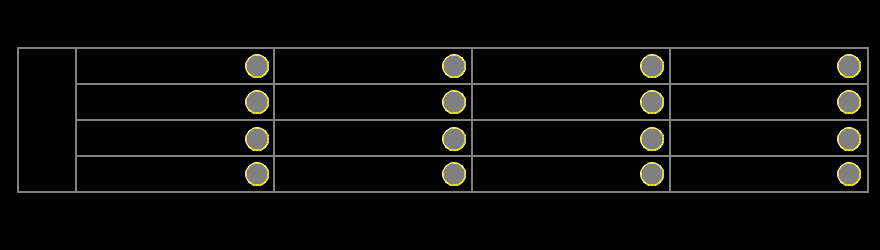
<?xml version="1.0" encoding="UTF-8"?>
<ui version="4.0">
 <class>DoControl</class>
 <widget class="QWidget" name="DoControl">
  <property name="geometry">
   <rect>
    <x>0</x>
    <y>0</y>
    <width>880</width>
    <height>250</height>
   </rect>
  </property>
  <property name="windowTitle">
   <string>Form</string>
  </property>
  <property name="styleSheet">
   <string notr="true">QWidget
{
	background-color: black;
}

QPushButton
{
	font: 18px, &quot;微软雅黑&quot;;
    color: black;
	background-color: rgb(113, 113, 198);
	border:1px solid white;
	border-radius: 5px;
}

QLabel
{
	font: 14px, &quot;微软雅黑&quot;;
	color: black;
	border:2px solid gray;
	background-color: qlineargradient(x1: 0, y1 :0, x2: 1, y2: 1,
				stop:0 white, stop: 0.618 rgb(213, 213, 238), stop: 1 white);
}</string>
  </property>
  <widget class="QLabel" name="lblDo12State">
   <property name="geometry">
    <rect>
     <x>837</x>
     <y>127</y>
     <width>24</width>
     <height>24</height>
    </rect>
   </property>
   <property name="styleSheet">
    <string notr="true">border-radius: 12px;
border: 1px groove yellow;
background-color: gray;</string>
   </property>
   <property name="text">
    <string/>
   </property>
  </widget>
  <widget class="QLabel" name="lblDo3State">
   <property name="geometry">
    <rect>
     <x>640</x>
     <y>54</y>
     <width>24</width>
     <height>24</height>
    </rect>
   </property>
   <property name="styleSheet">
    <string notr="true">border-radius: 12px;
border: 1px groove yellow;
background-color: gray;</string>
   </property>
   <property name="text">
    <string/>
   </property>
  </widget>
  <widget class="QLabel" name="lblDo9Name">
   <property name="geometry">
    <rect>
     <x>75</x>
     <y>119</y>
     <width>200</width>
     <height>38</height>
    </rect>
   </property>
   <property name="text">
    <string>DO9</string>
   </property>
  </widget>
  <widget class="QLabel" name="lblTitle">
   <property name="geometry">
    <rect>
     <x>17</x>
     <y>47</y>
     <width>60</width>
     <height>146</height>
    </rect>
   </property>
   <property name="text">
    <string>DO</string>
   </property>
   <property name="alignment">
    <set>Qt::AlignCenter</set>
   </property>
  </widget>
  <widget class="QLabel" name="lblDo12Name">
   <property name="geometry">
    <rect>
     <x>669</x>
     <y>119</y>
     <width>200</width>
     <height>38</height>
    </rect>
   </property>
   <property name="text">
    <string>DO12</string>
   </property>
  </widget>
  <widget class="QLabel" name="lblDo2State">
   <property name="geometry">
    <rect>
     <x>442</x>
     <y>54</y>
     <width>24</width>
     <height>24</height>
    </rect>
   </property>
   <property name="styleSheet">
    <string notr="true">border-radius: 12px;
border: 1px groove yellow;
background-color: gray;</string>
   </property>
   <property name="text">
    <string/>
   </property>
  </widget>
  <widget class="QLabel" name="lblDo2Name">
   <property name="geometry">
    <rect>
     <x>273</x>
     <y>47</y>
     <width>200</width>
     <height>38</height>
    </rect>
   </property>
   <property name="text">
    <string>DO2</string>
   </property>
  </widget>
  <widget class="QLabel" name="lblDo14Name">
   <property name="geometry">
    <rect>
     <x>273</x>
     <y>155</y>
     <width>200</width>
     <height>38</height>
    </rect>
   </property>
   <property name="text">
    <string>DO14</string>
   </property>
  </widget>
  <widget class="QLabel" name="lblDo13State">
   <property name="geometry">
    <rect>
     <x>245</x>
     <y>162</y>
     <width>24</width>
     <height>24</height>
    </rect>
   </property>
   <property name="styleSheet">
    <string notr="true">border-radius: 12px;
border: 1px groove yellow;
background-color: gray;</string>
   </property>
   <property name="text">
    <string/>
   </property>
  </widget>
  <widget class="QLabel" name="lblDo8Name">
   <property name="geometry">
    <rect>
     <x>669</x>
     <y>83</y>
     <width>200</width>
     <height>38</height>
    </rect>
   </property>
   <property name="text">
    <string>DO8</string>
   </property>
  </widget>
  <widget class="QLabel" name="lblDo4Name">
   <property name="geometry">
    <rect>
     <x>669</x>
     <y>47</y>
     <width>200</width>
     <height>38</height>
    </rect>
   </property>
   <property name="text">
    <string>DO4</string>
   </property>
  </widget>
  <widget class="QLabel" name="lblDo9State">
   <property name="geometry">
    <rect>
     <x>245</x>
     <y>127</y>
     <width>24</width>
     <height>24</height>
    </rect>
   </property>
   <property name="styleSheet">
    <string notr="true">border-radius: 12px;
border: 1px groove yellow;
background-color: gray;</string>
   </property>
   <property name="text">
    <string/>
   </property>
  </widget>
  <widget class="QLabel" name="lblDo4State">
   <property name="geometry">
    <rect>
     <x>837</x>
     <y>54</y>
     <width>24</width>
     <height>24</height>
    </rect>
   </property>
   <property name="styleSheet">
    <string notr="true">border-radius: 12px;
border: 1px groove yellow;
background-color: gray;</string>
   </property>
   <property name="text">
    <string/>
   </property>
  </widget>
  <widget class="QLabel" name="lblDo5State">
   <property name="geometry">
    <rect>
     <x>245</x>
     <y>90</y>
     <width>24</width>
     <height>24</height>
    </rect>
   </property>
   <property name="styleSheet">
    <string notr="true">border-radius: 12px;
border: 1px groove yellow;
background-color: gray;</string>
   </property>
   <property name="text">
    <string/>
   </property>
  </widget>
  <widget class="QLabel" name="lblDo10State">
   <property name="geometry">
    <rect>
     <x>442</x>
     <y>127</y>
     <width>24</width>
     <height>24</height>
    </rect>
   </property>
   <property name="styleSheet">
    <string notr="true">border-radius: 12px;
border: 1px groove yellow;
background-color: gray;</string>
   </property>
   <property name="text">
    <string/>
   </property>
  </widget>
  <widget class="QLabel" name="lblDo6State">
   <property name="geometry">
    <rect>
     <x>442</x>
     <y>90</y>
     <width>24</width>
     <height>24</height>
    </rect>
   </property>
   <property name="styleSheet">
    <string notr="true">border-radius: 12px;
border: 1px groove yellow;
background-color: gray;</string>
   </property>
   <property name="text">
    <string/>
   </property>
  </widget>
  <widget class="QLabel" name="lblDo11Name">
   <property name="geometry">
    <rect>
     <x>471</x>
     <y>119</y>
     <width>200</width>
     <height>38</height>
    </rect>
   </property>
   <property name="text">
    <string>DO11</string>
   </property>
  </widget>
  <widget class="QLabel" name="lblDo16State">
   <property name="geometry">
    <rect>
     <x>837</x>
     <y>162</y>
     <width>24</width>
     <height>24</height>
    </rect>
   </property>
   <property name="styleSheet">
    <string notr="true">border-radius: 12px;
border: 1px groove yellow;
background-color: gray;</string>
   </property>
   <property name="text">
    <string/>
   </property>
  </widget>
  <widget class="QLabel" name="lblDo7Name">
   <property name="geometry">
    <rect>
     <x>471</x>
     <y>83</y>
     <width>200</width>
     <height>38</height>
    </rect>
   </property>
   <property name="text">
    <string>DO7</string>
   </property>
  </widget>
  <widget class="QLabel" name="lblDo11State">
   <property name="geometry">
    <rect>
     <x>640</x>
     <y>127</y>
     <width>24</width>
     <height>24</height>
    </rect>
   </property>
   <property name="styleSheet">
    <string notr="true">border-radius: 12px;
border: 1px groove yellow;
background-color: gray;</string>
   </property>
   <property name="text">
    <string/>
   </property>
  </widget>
  <widget class="QLabel" name="lblDo13Name">
   <property name="geometry">
    <rect>
     <x>75</x>
     <y>155</y>
     <width>200</width>
     <height>38</height>
    </rect>
   </property>
   <property name="text">
    <string>DO13</string>
   </property>
  </widget>
  <widget class="QLabel" name="lblDo10Name">
   <property name="geometry">
    <rect>
     <x>273</x>
     <y>119</y>
     <width>200</width>
     <height>38</height>
    </rect>
   </property>
   <property name="text">
    <string>DO10</string>
   </property>
  </widget>
  <widget class="QLabel" name="lblDo8State">
   <property name="geometry">
    <rect>
     <x>837</x>
     <y>90</y>
     <width>24</width>
     <height>24</height>
    </rect>
   </property>
   <property name="styleSheet">
    <string notr="true">border-radius: 12px;
border: 1px groove yellow;
background-color: gray;</string>
   </property>
   <property name="text">
    <string/>
   </property>
  </widget>
  <widget class="QLabel" name="lblDo15Name">
   <property name="geometry">
    <rect>
     <x>471</x>
     <y>155</y>
     <width>200</width>
     <height>38</height>
    </rect>
   </property>
   <property name="text">
    <string>DO15</string>
   </property>
  </widget>
  <widget class="QLabel" name="lblDo5Name">
   <property name="geometry">
    <rect>
     <x>75</x>
     <y>83</y>
     <width>200</width>
     <height>38</height>
    </rect>
   </property>
   <property name="text">
    <string>DO5</string>
   </property>
  </widget>
  <widget class="QLabel" name="lblDo14State">
   <property name="geometry">
    <rect>
     <x>442</x>
     <y>162</y>
     <width>24</width>
     <height>24</height>
    </rect>
   </property>
   <property name="styleSheet">
    <string notr="true">border-radius: 12px;
border: 1px groove yellow;
background-color: gray;</string>
   </property>
   <property name="text">
    <string/>
   </property>
  </widget>
  <widget class="QLabel" name="lblDo15State">
   <property name="geometry">
    <rect>
     <x>640</x>
     <y>162</y>
     <width>24</width>
     <height>24</height>
    </rect>
   </property>
   <property name="styleSheet">
    <string notr="true">border-radius: 12px;
border: 1px groove yellow;
background-color: gray;</string>
   </property>
   <property name="text">
    <string/>
   </property>
  </widget>
  <widget class="QLabel" name="lblDo3Name">
   <property name="geometry">
    <rect>
     <x>471</x>
     <y>47</y>
     <width>200</width>
     <height>38</height>
    </rect>
   </property>
   <property name="text">
    <string>DO3</string>
   </property>
  </widget>
  <widget class="QLabel" name="lblDo1State">
   <property name="geometry">
    <rect>
     <x>245</x>
     <y>54</y>
     <width>24</width>
     <height>24</height>
    </rect>
   </property>
   <property name="styleSheet">
    <string notr="true">border-radius: 12px;
border: 1px groove yellow;
background-color: gray;</string>
   </property>
   <property name="text">
    <string/>
   </property>
  </widget>
  <widget class="QLabel" name="lblDo1Name">
   <property name="geometry">
    <rect>
     <x>75</x>
     <y>47</y>
     <width>200</width>
     <height>38</height>
    </rect>
   </property>
   <property name="text">
    <string>DO1</string>
   </property>
  </widget>
  <widget class="QLabel" name="lblDo6Name">
   <property name="geometry">
    <rect>
     <x>273</x>
     <y>83</y>
     <width>200</width>
     <height>38</height>
    </rect>
   </property>
   <property name="text">
    <string>DO6</string>
   </property>
  </widget>
  <widget class="QLabel" name="lblDo7State">
   <property name="geometry">
    <rect>
     <x>640</x>
     <y>90</y>
     <width>24</width>
     <height>24</height>
    </rect>
   </property>
   <property name="styleSheet">
    <string notr="true">border-radius: 12px;
border: 1px groove yellow;
background-color: gray;</string>
   </property>
   <property name="text">
    <string/>
   </property>
  </widget>
  <widget class="QLabel" name="lblDo16Name">
   <property name="geometry">
    <rect>
     <x>669</x>
     <y>155</y>
     <width>200</width>
     <height>38</height>
    </rect>
   </property>
   <property name="text">
    <string>DO16</string>
   </property>
  </widget>
  <zorder>lblDo16Name</zorder>
  <zorder>lblDo12Name</zorder>
  <zorder>lblDo4Name</zorder>
  <zorder>lblDo8Name</zorder>
  <zorder>lblDo7Name</zorder>
  <zorder>lblDo3Name</zorder>
  <zorder>lblDo11Name</zorder>
  <zorder>lblDo15Name</zorder>
  <zorder>lblDo10Name</zorder>
  <zorder>lblDo14Name</zorder>
  <zorder>lblDo6Name</zorder>
  <zorder>lblDo2Name</zorder>
  <zorder>lblDo13Name</zorder>
  <zorder>lblDo9Name</zorder>
  <zorder>lblDo5Name</zorder>
  <zorder>lblDo1Name</zorder>
  <zorder>lblDo12State</zorder>
  <zorder>lblDo3State</zorder>
  <zorder>lblTitle</zorder>
  <zorder>lblDo2State</zorder>
  <zorder>lblDo13State</zorder>
  <zorder>lblDo9State</zorder>
  <zorder>lblDo4State</zorder>
  <zorder>lblDo5State</zorder>
  <zorder>lblDo10State</zorder>
  <zorder>lblDo6State</zorder>
  <zorder>lblDo16State</zorder>
  <zorder>lblDo11State</zorder>
  <zorder>lblDo8State</zorder>
  <zorder>lblDo14State</zorder>
  <zorder>lblDo15State</zorder>
  <zorder>lblDo1State</zorder>
  <zorder>lblDo7State</zorder>
 </widget>
 <resources/>
 <connections/>
</ui>
